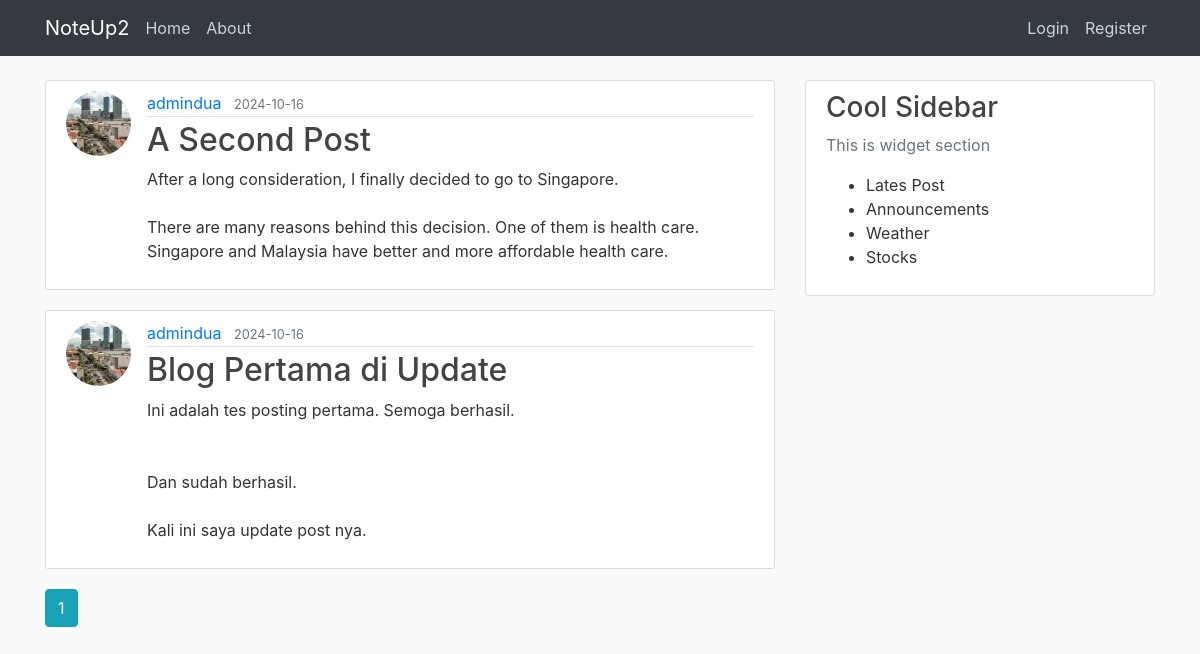
The app's page /home, older data.
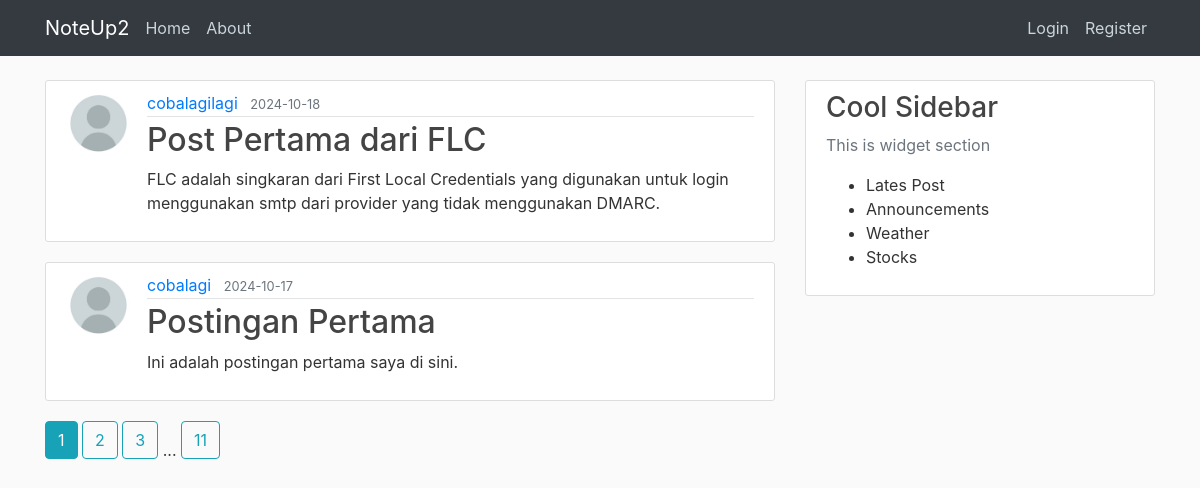
The same page, newer data.
### noteup/models.py (models this page shows, shortened)
class Post(db.Model):
    id = db.Column(db.Integer, primary_key=True)
    title = db.Column(db.String(100), nullable=False)
    date_posted = db.Column(db.DateTime, nullable=False, default=datetime.now(timezone.utc))
    content = db.Column(db.Text, nullable=False)
    user_id = db.Column(db.Integer, db.ForeignKey('user.id'), nullable=False)

class User(db.Model, UserMixin):
    id = db.Column(db.Integer, primary_key=True)
    username = db.Column(db.String(20), unique=True, nullable=False)
    email = db.Column(db.String(100), unique=True, nullable=False)
    image_file = db.Column(db.String(20), nullable=False, default='default.jpg')
    password = db.Column(db.String(60), nullable=False)
    posts = db.relationship('Post', backref='author', lazy=True)

### noteup/main/routes.py (the view)
@main.route("/")
@main.route("/home")
def home():
    page = request.args.get('page', 1, type=int)
    posts = Post.query.order_by(Post.date_posted.desc()).paginate(page=page, per_page=2)
    return render_template("home.html", posts=posts)

### noteup/templates/home.html
{% extends "layout.html" %}
{% block content %}
    {% for post in posts.items %}
        <article class="media content-section">
            <img class="rounded-circle article-img" src="{{ url_for('static', filename='img/' + post.author.image_file) }}">
            <div class="media-body">
                <div class="article-metadata">
                    <a href="{{ url_for('users.user_posts', username=post.author.username) }}" class="mr-2">{{ post.author.username }}</a>
                    <small class="text-muted">{{ post.date_posted.strftime('%Y-%m-%d') }}</small>
                </div>
                <h2><a href="{{ url_for('posts.post', post_id=post.id) }}" class="article-title">{{ post.title }}</a></h2>
                <p class="article-content">{{ post.content }}</p>
            </div>
        </article>
    {% endfor %}
    {% for page_num in posts.iter_pages(left_edge=1, right_edge=1, left_current=1, right_current=2) %}
        {% if page_num %}
            {% if posts.page == page_num %}
                <a class="btn btn-info mb-4" href="{{ url_for('main.home', page=page_num) }}">{{ page_num }}</a>
            {% else %}
                <a class="btn btn-outline-info mb-4" href="{{ url_for('main.home', page=page_num) }}">{{ page_num }}</a>
            {% endif %}
        {% else %}
        ...
        {% endif %}
    {% endfor %}
{% endblock content %}

Row changes from the older to the newer data that the page shows:
no longer on this page (row unchanged): Post: image_file (picture), author.username "admindua", date_posted "2024-10-16", title "A Second Post", content "After a long consideration, I finally decided to go to Singapore. There are many reasons behind this decision. One of them is health care. Singapore and Malaysia have better and more affordable health care."
no longer on this page (row unchanged): Post: image_file (picture), author.username "admindua", date_posted "2024-10-16", title "Blog Pertama di Update", content "Ini adalah tes posting pertama. Semoga berhasil. Dan sudah berhasil. Kali ini saya update post nya."
added Post: image_file (placeholder picture), author.username "cobalagilagi", date_posted "2024-10-18", title "Post Pertama dari FLC", content "FLC adalah singkaran dari First Local Credentials yang digunakan untuk login menggunakan smtp dari provider yang tidak menggunakan DMARC."
added Post: image_file (placeholder picture), author.username "cobalagi", date_posted "2024-10-17", title "Postingan Pertama", content "Ini adalah postingan pertama saya di sini."
Text that changed along with them:
new list line: "2"
new list line: "3"
new list line: "11"
